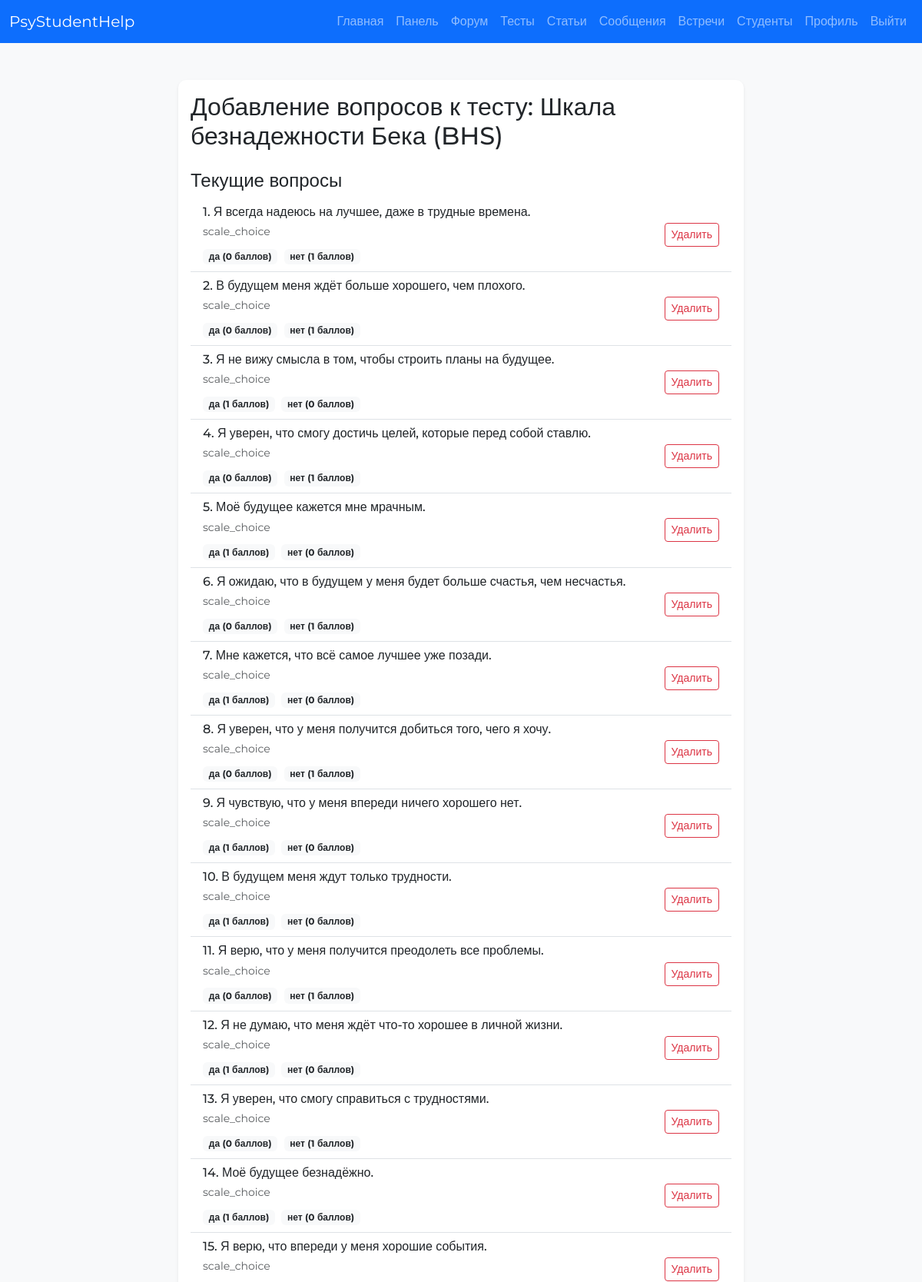
Page /tests/4/add_questions (signed in, upper part) on the committed database.
### models.py (models this page shows)
class Test(db.Model):
    __tablename__ = 'test'
    id = db.Column(db.Integer, primary_key=True)
    title = db.Column(db.String(200), nullable=False)
    description = db.Column(db.Text)
    user_id = db.Column(db.Integer, db.ForeignKey('user.id'), nullable=False)
    created_at = db.Column(db.DateTime, default=datetime.utcnow)
    is_active = db.Column(db.Boolean, default=True)
    questions = db.relationship('Question', backref='test', lazy=True, cascade='all, delete-orphan')
    results = db.relationship('TestResult', backref='test', lazy=True, cascade='all, delete-orphan')
    interpretations = db.relationship('TestInterpretation', backref='test', lazy=True, cascade='all, delete-orphan', order_by='TestInterpretation.min_score')

class Question(db.Model):
    __tablename__ = 'question'
    id = db.Column(db.Integer, primary_key=True)
    text = db.Column(db.Text, nullable=False)
    test_id = db.Column(db.Integer, db.ForeignKey('test.id'), nullable=False)
    question_type = db.Column(db.String(20), nullable=False)  # text | single_choice | multiple_choice | scale_choice
    options = db.relationship('QuestionOption', backref='question', lazy=True, cascade='all, delete-orphan')

class QuestionOption(db.Model):
    __tablename__ = 'question_option'
    id = db.Column(db.Integer, primary_key=True)
    text = db.Column(db.String(200), nullable=False)
    question_id = db.Column(db.Integer, db.ForeignKey('question.id'), nullable=False)
    score = db.Column(db.Integer)

### main.py (the view, shortened to what this page needs)
@app.route('/tests/<int:test_id>/add_questions', methods=['GET', 'POST'])
def add_questions(test_id):
    if 'user_id' not in session or not is_psychologist():
        return redirect(url_for('login'))
    test = Test.query.get_or_404(test_id)
    if test.user_id != session['user_id']:
        flash('У вас нет прав для редактирования этого теста', 'danger')
        return redirect(url_for('tests'))
    return render_template('add_questions.html', test=test)

### admin.py (called while the page is built)
@admin_bp.before_app_request
def _bootstrap_superadmin_once():
    flag = "SUPERADMIN_BOOTSTRAPPED"
    if not current_app.config.get(flag):
        try:
            ensure_initial_superadmin()
        finally:
            current_app.config[flag] = True

### main.py (called while the page is built)
def is_psychologist():
    return 'user_id' in session and User.query.get(session['user_id']).role == 'psychologist'

def get_current_user():
    if 'user_id' in session:
        return User.query.get(session['user_id'])
    return None

### templates/add_questions.html (shortened to what this page needs)
{% extends "base.html" %}
{% block content %}
<div class="row">
  <div class="col-md-8 mx-auto">
    <div class="card shadow-sm mb-4">
      <div class="card-body">
        <h2 class="card-title mb-4">
          Добавление вопросов к тесту: {{ test.title }}
        </h2>
        {% if test.questions %}
        <div class="mb-4">
          <h4>Текущие вопросы</h4>
          <div class="list-group mb-3">
            {% for question in test.questions %}
            <div class="list-group-item">
              <div class="d-flex justify-content-between align-items-center">
                <div>
                  <h6 class="mb-1">{{ question.text }}</h6>
                  <small class="text-muted">{{ question.question_type }}</small>
                  {% if question.options %}
                  <div class="mt-2">
                    {% for option in question.options %}
                    <span class="badge bg-light text-dark me-1">
                      {{ option.text }} ({{ option.score }} баллов)
                    </span>
                    {% endfor %}
                  </div>
                  {% endif %}
                </div>
                <form
                  action="{{ url_for('add_questions', test_id=test.id) }}"
                  method="POST"
                >
                  <button
                    type="submit"
                    class="btn btn-sm btn-outline-danger"
                  >
                    Удалить
                  </button>
                </form>
              </div>
            </div>
            {% endfor %}
          </div>
        </div>
        {% endif %}
      </div>
    </div>
  </div>
</div>
{% endblock %}

### static/css/style.css (style rules this page uses)
body { font-family: 'Montserrat', sans-serif; background-color: #f8f9fa; }
.card { border: none; border-radius: 10px; box-shadow: 0 4px 6px rgba(0, 0, 0, 0.1); transition: transform 0.3s ease, box-shadow 0.3s ease; }
.list-group-item { border-left: none; border-right: none; }
.list-group-item:first-child { border-top: none; }

### rows in the picture
Test: title "Шкала безнадежности Бека (BHS)"
Question: text "1. Я всегда надеюсь на лучшее, даже в трудные времена.", question_type "scale_choice"
QuestionOption: text "да", score "0"
QuestionOption: text "нет", score "1"
Question: text "2. В будущем меня ждёт больше хорошего, чем плохого.", question_type "scale_choice"
QuestionOption: text "да", score "0"
QuestionOption: text "нет", score "1"
Question: text "3. Я не вижу смысла в том, чтобы строить планы на будущее.", question_type "scale_choice"
QuestionOption: text "да", score "1"
QuestionOption: text "нет", score "0"
Question: text "4. Я уверен, что смогу достичь целей, которые перед собой ставлю.", question_type "scale_choice"
QuestionOption: text "да", score "0"
QuestionOption: text "нет", score "1"
Question: text "5. Моё будущее кажется мне мрачным.", question_type "scale_choice"
QuestionOption: text "да", score "1"
QuestionOption: text "нет", score "0"
Question: text "6. Я ожидаю, что в будущем у меня будет больше счастья, чем несчастья.", question_type "scale_choice"
QuestionOption: text "да", score "0"
QuestionOption: text "нет", score "1"
Question: text "7. Мне кажется, что всё самое лучшее уже позади.", question_type "scale_choice"
QuestionOption: text "да", score "1"
QuestionOption: text "нет", score "0"
Question: text "8. Я уверен, что у меня получится добиться того, чего я хочу.", question_type "scale_choice"
QuestionOption: text "да", score "0"
QuestionOption: text "нет", score "1"
Question: text "9. Я чувствую, что у меня впереди ничего хорошего нет.", question_type "scale_choice"
QuestionOption: text "да", score "1"
QuestionOption: text "нет", score "0"
Question: text "10. В будущем меня ждут только трудности.", question_type "scale_choice"
QuestionOption: text "да", score "1"
QuestionOption: text "нет", score "0"
Question: text "11. Я верю, что у меня получится преодолеть все проблемы.", question_type "scale_choice"
QuestionOption: text "да", score "0"
QuestionOption: text "нет", score "1"
Question: text "12. Я не думаю, что меня ждёт что-то хорошее в личной жизни.", question_type "scale_choice"
QuestionOption: text "да", score "1"
QuestionOption: text "нет", score "0"
Question: text "13. Я уверен, что смогу справиться с трудностями.", question_type "scale_choice"
QuestionOption: text "да", score "0"
QuestionOption: text "нет", score "1"
Question: text "14. Моё будущее безнадёжно.", question_type "scale_choice"
QuestionOption: text "да", score "1"
QuestionOption: text "нет", score "0"
Question: text "15. Я верю, что впереди у меня хорошие события.", question_type "scale_choice"
